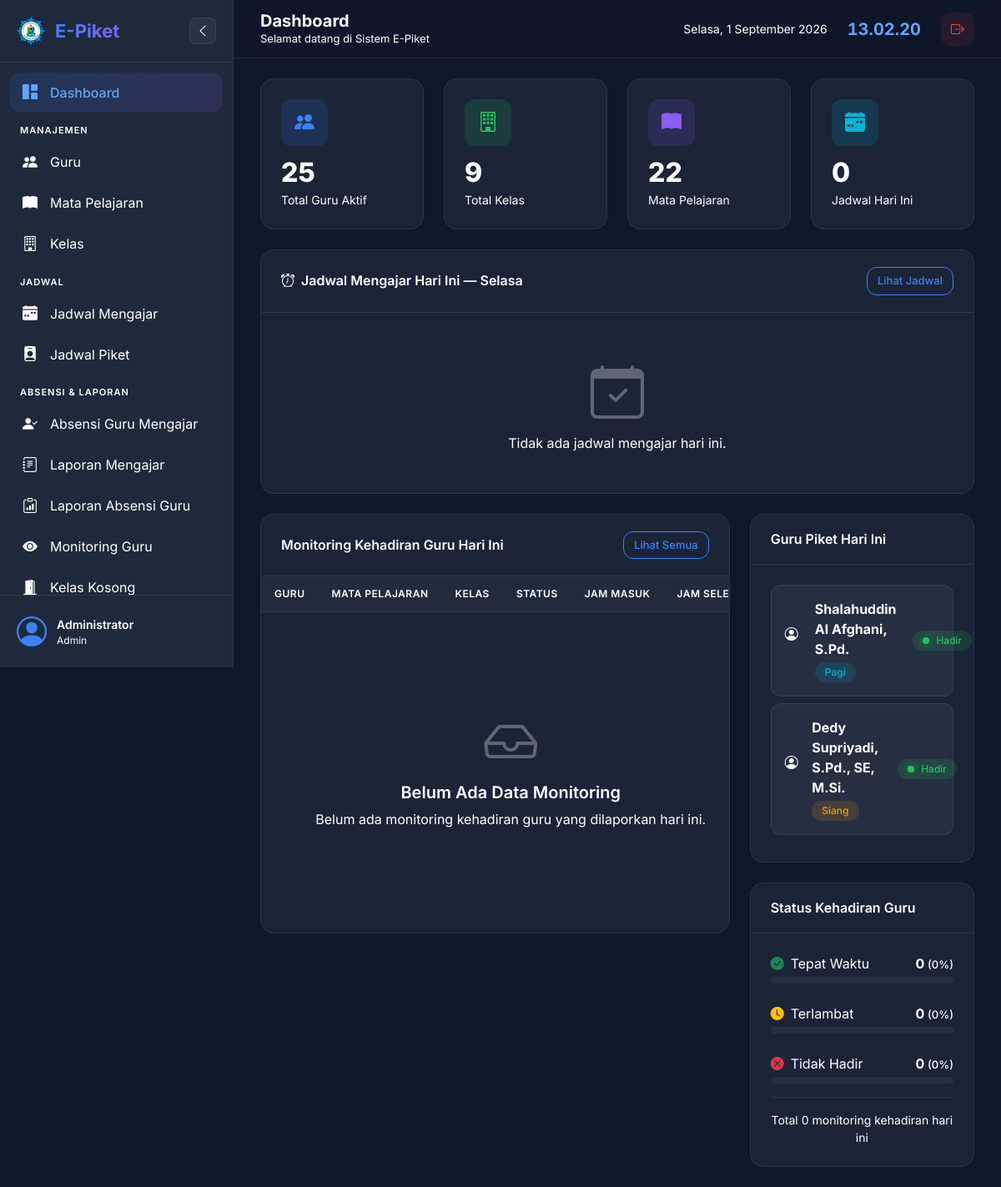
Page /admin/dashboard.php (signed in) on the committed database.
### tables this page shows
CREATE TABLE IF NOT EXISTS jadwal_piket (
    id INT AUTO_INCREMENT PRIMARY KEY,
    guru_id INT NOT NULL,
    tanggal DATE NOT NULL,
    shift_pagi BOOLEAN DEFAULT TRUE,
    shift_siang BOOLEAN DEFAULT FALSE,
    keterangan TEXT,
    status_hadir ENUM('hadir', 'tidak_hadir', 'ganti') DEFAULT 'hadir',
    guru_pengganti_id INT DEFAULT NULL,
    created_at TIMESTAMP DEFAULT CURRENT_TIMESTAMP,
    FOREIGN KEY (guru_id) REFERENCES guru(id) ON DELETE CASCADE,
    FOREIGN KEY (guru_pengganti_id) REFERENCES guru(id) ON DELETE SET NULL
);

CREATE TABLE IF NOT EXISTS guru (
    id INT AUTO_INCREMENT PRIMARY KEY,
    nip VARCHAR(30) NOT NULL UNIQUE,
    nama_guru VARCHAR(100) NOT NULL,
    jenis_kelamin ENUM('L', 'P') NOT NULL,
    no_hp VARCHAR(20),
    email VARCHAR(100),
    mata_pelajaran VARCHAR(100),
    alamat TEXT,
    foto VARCHAR(255) DEFAULT 'default.png',
    user_id INT,
    status ENUM('aktif', 'nonaktif') DEFAULT 'aktif',
    created_at TIMESTAMP DEFAULT CURRENT_TIMESTAMP,
    updated_at TIMESTAMP DEFAULT CURRENT_TIMESTAMP ON UPDATE CURRENT_TIMESTAMP,
    FOREIGN KEY (user_id) REFERENCES users(id) ON DELETE SET NULL
);

### admin/dashboard.php (the view, shortened to what this page needs)
<?php
require_once __DIR__ . '/../includes/header.php';
$conn = getDB();
$total_guru = $conn->query("SELECT COUNT(*) FROM guru WHERE status='aktif'")->fetch_row()[0];
$total_kelas = $conn->query("SELECT COUNT(*) FROM kelas WHERE status='aktif'")->fetch_row()[0];
$total_mapel = $conn->query("SELECT COUNT(*) FROM mata_pelajaran WHERE status='aktif'")->fetch_row()[0];
$hari_indo = ['Minggu', 'Senin', 'Selasa', 'Rabu', 'Kamis', 'Jumat', 'Sabtu'];
$hari_ini = $hari_indo[(int)date('w')];
$jadwal_hari_ini = $conn->query("SELECT COUNT(*) FROM jadwal_mengajar WHERE hari = '" . $hari_ini . "'")->fetch_row()[0];
$guru_piket_today = $conn->query("
    SELECT jp.*, g.nama_guru
    FROM jadwal_piket jp
    JOIN guru g ON jp.guru_id = g.id
    WHERE jp.tanggal = CURDATE()
")->fetch_all(MYSQLI_ASSOC);
$monitoring_terakhir = $conn->query("
    SELECT mk.*, g.nama_guru, k.nama_kelas, mp.nama_mapel,
           gp.nama_guru AS pelapor,
           jm.jam_mulai AS jadwal_mulai, jm.jam_selesai AS jadwal_selesai
    FROM monitoring_kehadiran mk
    JOIN guru g ON mk.guru_id = g.id
    JOIN kelas k ON mk.kelas_id = k.id
    JOIN mata_pelajaran mp ON mk.mapel_id = mp.id
    LEFT JOIN guru gp ON mk.dilaporkan_oleh = gp.id
    LEFT JOIN jadwal_mengajar jm ON mk.jadwal_id = jm.id
    WHERE mk.tanggal = CURDATE()
    ORDER BY mk.created_at DESC
    LIMIT 5
")->fetch_all(MYSQLI_ASSOC);
$slot_list = [];
$slot_list = array_values($slot_list);
$current_slot = null;
$next_slot = null;
$cd_slot = $current_slot ?? $next_slot;
$hadir_count = $conn->query("SELECT COUNT(*) FROM monitoring_kehadiran WHERE tanggal=CURDATE() AND status_kedatangan='tepat_waktu'")->fetch_row()[0];
$terlambat_count = $conn->query("SELECT COUNT(*) FROM monitoring_kehadiran WHERE tanggal=CURDATE() AND status_kedatangan='terlambat'")->fetch_row()[0];
$tidak_hadir_count = $conn->query("SELECT COUNT(*) FROM monitoring_kehadiran WHERE tanggal=CURDATE() AND status_kedatangan='tidak_hadir'")->fetch_row()[0];
$total_monitoring = $hadir_count + $terlambat_count + $tidak_hadir_count;
?>
<div class="row g-4 mb-4">
    <div class="col-xl-3 col-md-6">
        <div class="stat-card">
            <div class="icon-box blue"><i class="bi bi-people-fill"></i></div>
            <div class="stat-value"><?= $total_guru ?></div>
            <div class="stat-label">Total Guru Aktif</div>
        </div>
    </div>
    <div class="col-xl-3 col-md-6">
        <div class="stat-card">
            <div class="icon-box green"><i class="bi bi-building"></i></div>
            <div class="stat-value"><?= $total_kelas ?></div>
            <div class="stat-label">Total Kelas</div>
        </div>
    </div>
    <div class="col-xl-3 col-md-6">
        <div class="stat-card">
            <div class="icon-box purple"><i class="bi bi-book-fill"></i></div>
            <div class="stat-value"><?= $total_mapel ?></div>
            <div class="stat-label">Mata Pelajaran</div>
        </div>
    </div>
    <div class="col-xl-3 col-md-6">
        <div class="stat-card">
            <div class="icon-box cyan"><i class="bi bi-calendar-week-fill"></i></div>
            <div class="stat-value"><?= $jadwal_hari_ini ?></div>
            <div class="stat-label">Jadwal Hari Ini</div>
        </div>
    </div>
</div>
<div class="card mb-4">
    <div class="card-header">
        <h5><i class="bi bi-alarm me-2"></i>Jadwal Mengajar Hari Ini — <?= $hari_ini ?></h5>
        <a href="jadwal.php" class="btn btn-sm btn-outline-primary">Lihat Jadwal</a>
    </div>
    <div class="card-body">
        <?php if (empty($cd_slot)): ?>
        <div class="empty-state py-4">
            <i class="bi bi-calendar-check"></i>
            <p class="mb-0"><?= empty($slot_list) ? 'Tidak ada jadwal mengajar hari ini.' : 'Semua jadwal mengajar hari ini telah selesai.' ?></p>
        </div>
        <?php endif; ?>
    </div>
</div>
<div class="row g-4">
    <div class="col-xl-8">
        <div class="card">
            <div class="card-header">
                <h5>Monitoring Kehadiran Guru Hari Ini</h5>
                <a href="monitoring.php" class="btn btn-sm btn-outline-primary">Lihat Semua</a>
            </div>
            <div class="card-body p-0">
                <div class="table-responsive">
                    <table class="table">
                        <thead>
                            <tr>
                                <th>Guru</th>
                                <th>Mata Pelajaran</th>
                                <th>Kelas</th>
                                <th>Status</th>
                                <th>Jam Masuk</th>
                                <th>Jam Selesai</th>
                            </tr>
                        </thead>
                        <tbody>
                            <?php if (empty($monitoring_terakhir)): ?>
                            <tr>
                                <td colspan="6" class="text-center py-5">
                                    <div class="empty-state">
                                        <i class="bi bi-inbox"></i>
                                        <h5>Belum Ada Data Monitoring</h5>
                                        <p>Belum ada monitoring kehadiran guru yang dilaporkan hari ini.</p>
                                    </div>
                                </td>
                            </tr>
                            <?php endif; ?>
                        </tbody>
                    </table>
                </div>
            </div>
        </div>
    </div>
    <div class="col-xl-4">
        <div class="card mb-4">
            <div class="card-header">
                <h5>Guru Piket Hari Ini</h5>
            </div>
            <div class="card-body">
                <?php if (empty($guru_piket_today)): ?>
                <div class="empty-state py-4">
                    <i class="bi bi-person-x"></i>
                    <p class="mb-0">Tidak ada jadwal piket hari ini.</p>
                </div>
                <?php else: ?>
                <?php foreach ($guru_piket_today as $gp): ?>
                <div class="d-flex align-items-center justify-content-between p-3 mb-2 guru-piket-item">
                    <div class="d-flex align-items-center gap-3">
                        <div class="icon-box blue icon-sm">
                            <i class="bi bi-person-circle"></i>
                        </div>
                        <div>
                            <strong><?= htmlspecialchars($gp['nama_guru']) ?></strong>
                            <div class="d-flex gap-1 mt-1">
                                <?php if ($gp['shift_pagi']): ?>
                                    <span class="badge badge-info">Pagi</span>
                                <?php endif; ?>
                                <?php if ($gp['shift_siang']): ?>
                                    <span class="badge badge-warning">Siang</span>
                                <?php endif; ?>
                            </div>
                        </div>
                    </div>
                    <span class="badge badge-success"><span class="status-dot active"></span>Hadir</span>
                </div>
                <?php endforeach; ?>
                <?php endif; ?>
            </div>
        </div>
        <div class="card">
            <div class="card-header">
                <h5>Status Kehadiran Guru</h5>
            </div>
            <div class="card-body">
                <?php
                $pct_hadir = $total_monitoring > 0 ? round(($hadir_count / $total_monitoring) * 100) : 0;
                $pct_terlambat = $total_monitoring > 0 ? round(($terlambat_count / $total_monitoring) * 100) : 0;
                $pct_tidak = $total_monitoring > 0 ? round(($tidak_hadir_count / $total_monitoring) * 100) : 0;
                ?>
                <div class="mb-4">
                    <div class="d-flex justify-content-between mb-1">
                        <span><i class="bi bi-check-circle-fill text-success me-2"></i>Tepat Waktu</span>
                        <strong><?= $hadir_count ?> <span class="stat-percent">(<?= $pct_hadir ?>%)</span></strong>
                    </div>
                    <div class="progress">
                    </div>
                </div>
                <div class="mb-4">
                    <div class="d-flex justify-content-between mb-1">
                        <span><i class="bi bi-clock-fill text-warning me-2"></i>Terlambat</span>
                        <strong><?= $terlambat_count ?> <span class="stat-percent">(<?= $pct_terlambat ?>%)</span></strong>
                    </div>
                    <div class="progress">
                    </div>
                </div>
                <div class="mb-3">
                    <div class="d-flex justify-content-between mb-1">
                        <span><i class="bi bi-x-circle-fill text-danger me-2"></i>Tidak Hadir</span>
                        <strong><?= $tidak_hadir_count ?> <span class="stat-percent">(<?= $pct_tidak ?>%)</span></strong>
                    </div>
                    <div class="progress">
                    </div>
                </div>
                <div class="text-center pt-3 status-total">
                    Total <?= $total_monitoring ?> monitoring kehadiran hari ini
                </div>
            </div>
        </div>
    </div>
</div>
<?php require_once __DIR__ . '/../includes/footer.php'; ?>

### rows in the picture
jadwal_piket: guru.nama_guru "Shalahuddin Al Afghani, S.Pd.", shift_pagi "Pagi"
jadwal_piket: guru.nama_guru "Dedy Supriyadi, S.Pd., SE, M.Si.", shift_siang "Siang"

### other values in the picture
$_SESSION['nama_lengkap'] "Administrator"
str_replace('_', ' ', $_SESSION['role']) "Admin"
$page_title "Dashboard"
$page_subtitle "Selamat datang di Sistem E-Piket"
$total_guru "25"
$total_kelas "9"
$total_mapel "22"
$jadwal_hari_ini "0"
$hadir_count "0"
$pct_hadir "0"
$terlambat_count "0"
$pct_terlambat "0"
$tidak_hadir_count "0"
$pct_tidak "0"
$total_monitoring "0"
